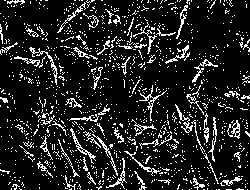
//> input picture data/image_processing/src1/cosmobio_gray1-unsharp-mask.jpg, 250 x 190 px
$ ./closing   (built with g++ and OpenCV 4)
//> lines starting //> are read from the running program, lines starting //| are printed output that depends on the picture
/////////////////
// closing.cpp //
/////////////////

// Erosion and Dilation for binary image

#include <iostream>
#include <opencv2/highgui.hpp>
#include <opencv2/imgproc.hpp> // for erode, dilate function

using namespace cv;
using namespace std;

Mat src, dst_erode, dst_dilate, elementKernel1, elementKernel2;

int main()
{
	string filename = "../data/image_processing/src1/cosmobio_gray1-unsharp-mask.jpg";
	src = imread(filename);
//> src is the input picture: 190 rows x 250 cols, CV_8UC3; min 0, max 255, mean 34.5
	if (src.empty()) {
		cerr << "Can NOT load image.\n" << endl;
		return -1;
	}

	elementKernel1 = getStructuringElement(MORPH_RECT, Size(3, 3), Point(-1, -1));
	elementKernel2 = getStructuringElement(MORPH_RECT, Size(4, 4), Point(-1, -1));

	dilate(src, dst_dilate, elementKernel1, Point(-1, -1), 1);
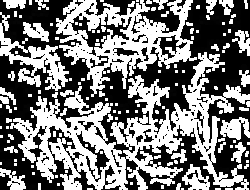
//> dst_dilate: 190 rows x 250 cols, CV_8UC3; min 0, max 255, mean 123.7
	erode(dst_dilate, dst_erode, elementKernel2, Point(-1, -1), 1);
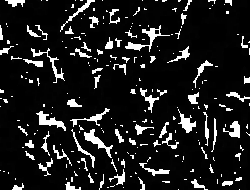
//> dst_erode: 190 rows x 250 cols, CV_8UC3; min 0, max 255, mean 30

	imshow("Input", src);
	imshow("Dilated", dst_dilate);
	imshow("Eroded", dst_erode);
	imwrite("../data/image_processing/src1/cosmobio_gray1-unsharp-de.jpg", dst_erode);

	waitKey(0);
	return 0;
}
